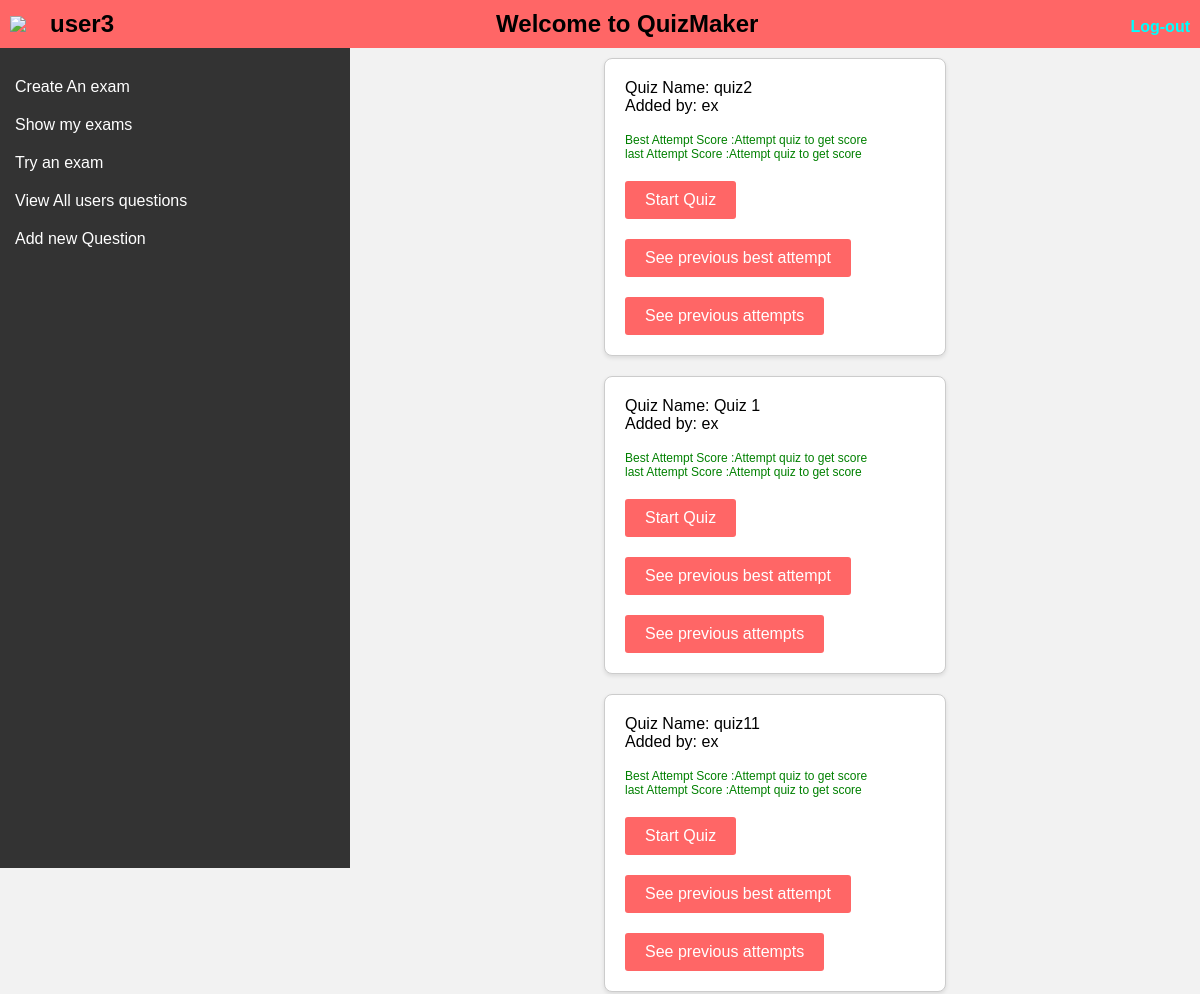
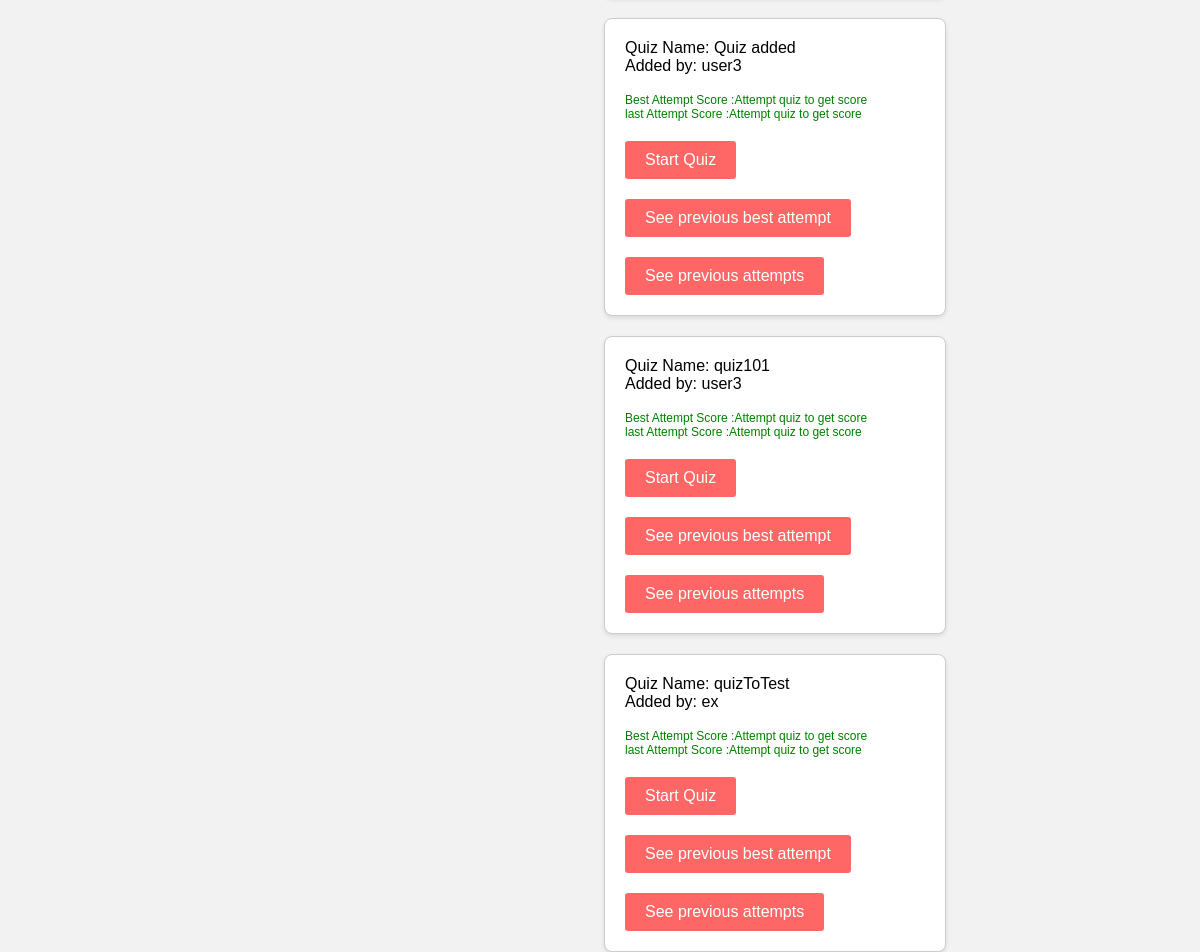
Screenshot of /Pages/AttemptQuiz2.php (signed in) with the database file from the repository (2 pictures, top to bottom).
### tables this page shows
CREATE TABLE `users` (
  `id` int(11) NOT NULL,
  `username` varchar(255) NOT NULL,
  `email` varchar(255) NOT NULL,
  `password` varchar(50) NOT NULL,
  `role` varchar(10) NOT NULL DEFAULT 'Student'
);

CREATE TABLE `quizes` (
  `id` int(11) NOT NULL,
  `name` varchar(255) NOT NULL,
  `userid` int(11) NOT NULL
);

### DataAccess/Database.php (called while the page is built, shortened)
<?php
class Database
{
    private $host = "localhost:3307";
    private $username = "root";
    private $password = "";
    private $dbname = "quizesdb";
    private $conn;
    function __construct()
    {
        $this->conn = new mysqli($this->host, $this->username, $this->password, $this->dbname);
    }
    public function close()
    {
        if ($this->conn) {
            $this->conn = null;
        }
    }
    function read($query, $params = [])
    {
        try {
            $stmt = $this->conn->prepare($query);
            if (!empty($params)) {
                $paramTypes = str_repeat("s", count($params));
                $stmt->bind_param($paramTypes, ...$params);
            }
            $stmt->execute();
            $result = $stmt->get_result();
            $data = array();
            while ($row = $result->fetch_assoc()) {
                $data[] = $row;
            }
            return $data;
        } catch (Exception $e) {
            throw new Exception("Error reading data: " . $e->getMessage());
        }
    }
}

### phpActions/Signin.php (called while the page is built, shortened)
<?php
class SignIn
{
    private $error = "";
    public function check_login($data)
    {
        if (!empty($data) && is_numeric($data)) {
            $query = "SELECT * FROM users WHERE id = '$data' limit 1";
            try {
                $conn = new Database();
                $userData = $conn->read($query);
                if ($userData) {
                    return $userData[0];
                } else {
                    header("Location: login.php?Login to enter");
                    die;
                }
            } catch (Exception $e) {
                throw new Exception("Error Processing login Request", 1);
            }
        } else {
            unset($_SESSION['user_id']);
            $this->error .= "Please login";
        }
        return $this->error;
    }
}

### phpActions/GetQuizes.php (called while the page is built, shortened)
<?php
class GetQuizes
{
    public function retrieveQuizes()
    {
        $query = "SELECT q.id, q.name AS quiz_name, u.username AS user_name FROM quizes q
          JOIN users u ON q.userid = u.id";
        try {
            $conn = new Database();
            $quizes = $conn->read($query);
            return $quizes;
        } catch (Exception $e) {
            throw new Exception("Error Retriving quizes: " . $e->getMessage());
        }
    }
}

### phpActions/SaveAttempts.php (called while the page is built, shortened)
<?php
class SaveAttempts
{
    private $firstAttempt;
    private $conn;
    function __construct($userId, $quiz_id)
    {
        $this->conn = new Database();
        $this->firstAttempt = $this->modifyAttempts($userId, $quiz_id);
    }
    private function modifyAttempts($userid, $quiz_id)
    {
        try {
            $query = "SELECT COUNT(*) AS record_count FROM user_quizes_log WHERE userid = ? AND quizId = ?";
            $result = $this->conn->read($query, [$userid, $quiz_id]);
            if (isset($result[0]['record_count']) && $result[0]['record_count'] > 0) {
                return false;
            } else {
                return true;
            }
        } catch (Exception $e) {
            throw new Exception("Error updating attemps: " . $e->getMessage(), 12);
        }
    }
    public function getBestAttemptScore($quizId, $userID)
    {
        if ($this->firstAttempt) {
            return "Attempt quiz to get score";
        }
    }
    public function getLastAttemptScore($quizId, $userID)
    {
        if ($this->firstAttempt) {
            return "Attempt quiz to get score";
        }
    }
}

### DataAccess/GetQuizesDA.php (the view, shortened to what this page needs)
<?php
include_once("..\phpActions\GetQuizes.php");
include_once("..\phpActions\SaveAttempts.php");
function displayQuizesFormat()
{
    try {
        $getQuizes = new GetQuizes();
        $quizesData = $getQuizes->retrieveQuizes();
        echo '<div class="quizes-div">';
        $userId = $_SESSION['user_id'];
        foreach ($quizesData as $quizData) {
            $quizId = $quizData['id'];
            $quizName = $quizData['quiz_name'];
            $getPreviousAttempts = new SaveAttempts($userId, $quizId);
            $bestPreviousAttempt = $getPreviousAttempts->getBestAttemptScore($quizId, $userId);
            $lastAttempt = $getPreviousAttempts->getLastAttemptScore($quizId, $userId);
            $addedByUsername = $quizData['user_name'];
            echo '<form class="form-card" action="QuizPage.php" method="post">';
            echo '<p>Quiz Name: ' . $quizName . '</p>';
            echo '<p>Added by: ' . $addedByUsername . '</p><br/>';
            echo '<p style="font-size:12px;color:green;">Best Attempt Score :' . $bestPreviousAttempt . '</p>';
            echo '<p style="font-size:12px;color:green;">last Attempt Score :' . $lastAttempt . '</p>';
            echo '<button type="submit" name="start">Start Quiz</button>';
            echo '<button type="submit" name="attempt" value="best">See previous best attempt</button>';
            echo '<button type="submit" name="attempt" value="last">See previous attempts</button>';
            echo '</form>';
        }
        echo '</div>';
    } catch (Exception $e) {
        echo "<div style='margin:80px 0;font-size:28px;text-align: center; color: red;'>Attempt quiz first to get a result<br/>We are encountring some errors,Try again later</div>";
        echo "<div style='margin:80px 0;font-size:28px;text-align: center; color: red;'>Attempt quiz first to get a result<br/><a href='AttemptQuiz2.php'>Go back</a></div>";
    }
}

### Pages/Header-SideBar.php (shortened to what this page needs)
<?php
function formatSideBar($userType)
{
    $sidebar = "";
    if ($userType == "Teacher") {
        $sidebar = "<div id='sidebar'>
        <a href='CreateAQuiz.php?'>Create An exam</a>
        <a href='ShowUserExams.php?'>Show my exams</a>
        <a href='AttemptQuiz2.php'>Try an exam</a>
        <a href='SeeAllQuestions.php'>View All users questions</a>
        <a href='addQuestion.php'>Add new Question</a>
        </div>";
    } else {
        $sidebar = "<div id='sidebar'>
        <a href='AttemptQuiz2.php'>Attempt a multiple choice exam</a>
        </div>";
    }
    echo $sidebar;
}
function formatHeader($data)
{
    echo "<div class='user-info'>";
    echo "<img src='..\..\..\..\..\Social Website\images\user_male.jpg' width='20px'/>";
    echo "<h2 class='user-name'>" . $data['username'] . "</h2>";
    echo "</div>";
    echo "<div class='welcome-message'>";
    echo "<a href='index.php'><h2>Welcome to QuizMaker</h2></a>";
    echo "</div>";
    echo "<div class='logout-button'>";
    echo "<h2><a href='logout.php' class='logout-button'>Log-out</a></h2>";
    echo "</div>";
}
?>
<!DOCTYPE html>
<html lang="en">
<head>
    <link rel="stylesheet" href="//code.jquery.com/ui/1.13.2/themes/base/jquery-ui.css">
</head>
<body>
</body>
</html>

### CSS/startQuiz.css (style rules this page uses)
a { text-decoration: none; color: black; }
button { background-color: #ff5555; color: white; border: none; padding: 10px 20px; margin-top: 50px; border-radius: 4px; cursor: pointer; font-size: 16px; }
.quizes-div { display: flex; flex-wrap: wrap; justify-content: center; max-height: 200px; width: 50%; margin: 0 auto; }
.form-card { border: 1px solid #ccc; border-radius: 8px; padding: 20px; margin: 10px; box-shadow: 0 2px 4px rgba(0, 0, 0, 0.1); width: 300px; background-color: #fff; }
.form-card button { background-color: #007bff; color: #fff; border: none; border-radius: 4px; padding: 8px 16px; cursor: pointer; }

### CSS/indexPage.css (style rules this page uses)
body, h1, h2, h3, p, ul, li { margin: 0; padding: 0; }
body { height: 100%; font-family: sans-serif; background-color: #f2f2f2; }
form { margin-top: 20px; }
button[type="submit"], button[type="button"] { background-color: #ff6666; color: white; border: none; margin-top: 20px; padding: 10px 20px; border-radius: 3px; cursor: pointer; }
.user-info { display: flex; align-items: center; }
.user-name { color: black; margin-left: 20px; margin-right: 10px; }
.welcome-message { text-align: center; }
.logout-button { text-decoration: none; font-size: 16px; color: aqua; }
#sidebar { width: 350px; background-color: #333; min-height: 800px; color: #fff; padding-top: 20px; }
#sidebar a { display: block; padding: 10px 15px; text-decoration: none; color: #fff; transition: background-color 0.3s; }

### rows the page displays
users: username "user3"
quizes: name "quiz2", userid.username "ex", id "Attempt quiz to get score"
quizes: name "Quiz 1", userid.username "ex", bestPreviousAttempt "Attempt quiz to get score", lastAttempt "Attempt quiz to get score"
quizes: name "quiz11", userid.username "ex", bestPreviousAttempt "Attempt quiz to get score", lastAttempt "Attempt quiz to get score"
quizes: name "Quiz added", userid.username "user3", bestPreviousAttempt "Attempt quiz to get score", lastAttempt "Attempt quiz to get score"
quizes: name "quiz101", userid.username "user3", bestPreviousAttempt "Attempt quiz to get score", lastAttempt "Attempt quiz to get score"
quizes: name "quizToTest", userid.username "ex", bestPreviousAttempt "Attempt quiz to get score", lastAttempt "Attempt quiz to get score"
